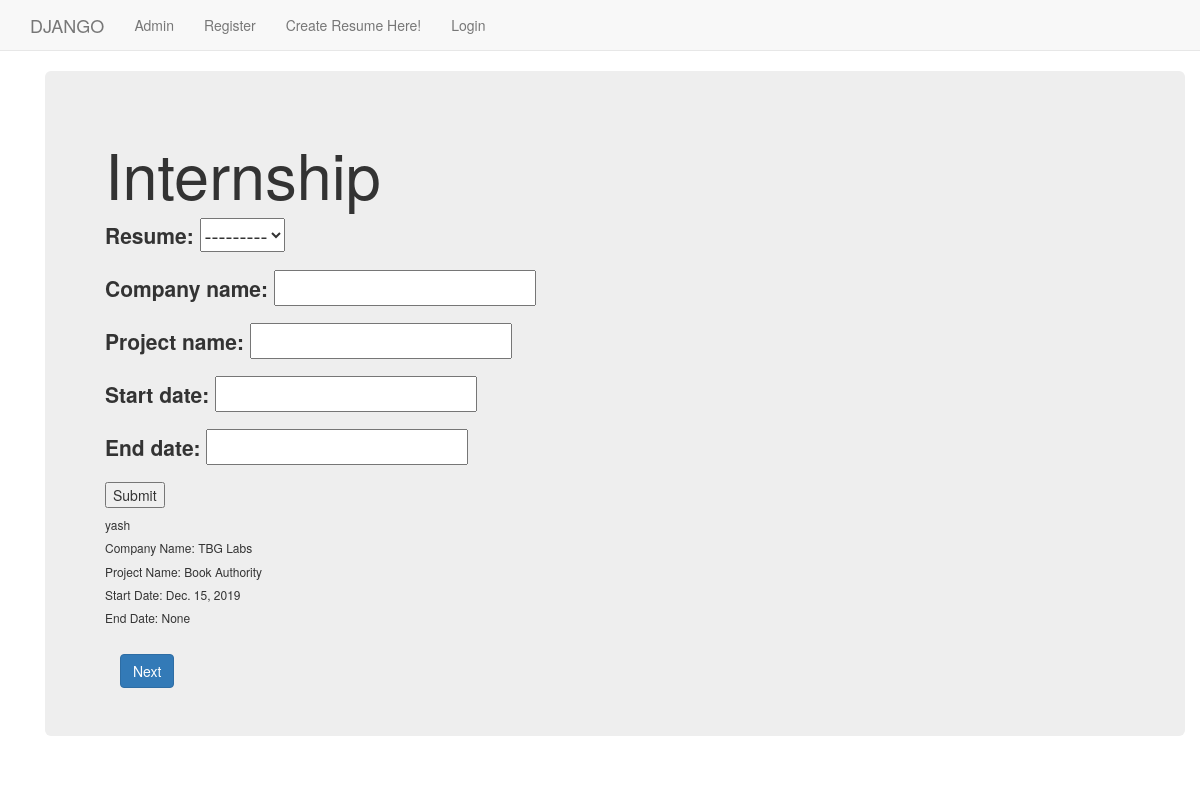
/dappx/internship/, run on the app's committed database.
### dappx/models.py (models this page shows)
class Internship(models.Model):
    resume = models.ForeignKey(Resume, on_delete=models.CASCADE, blank=True)
    company_name = models.CharField(max_length=255, blank=True)
    project_name = models.CharField(max_length=255, blank=True)
    start_date = models.DateField(null=True, blank=True)
    end_date = models.DateField(null=True, blank=True)

class Resume(models.Model):
    name = models.CharField(max_length=255)
    created_at = models.DateTimeField(auto_now_add=True, editable=False)
    updated_at = models.DateTimeField(auto_now=True)
    user = models.ForeignKey(User, on_delete=models.CASCADE, blank=True)
    def __str__(self):
        return self.name

### dappx/views.py (the view, shortened to what this page needs)
class InternshipView(TemplateView):
    template_name = 'dappx/internship.html'
    def get(self, request):
        form = InternshipForm()
        qs = Internship.objects.all()
        args = {'form': form, 'qs': qs}
        return render(request, self.template_name, args)

### dappx/forms.py
class InternshipForm(forms.ModelForm):
    project_name = forms.CharField()
    class Meta:
        model = Internship
        fields = "__all__"

### templates/dappx/internship.html (shortened to what this page needs)
{% extends "dappx/base.html" %}
{% load static %}
{% block body_block %}
<div class="container">
    <div class="jumbotron">
        <h1>Internship</h1>
        <form method="post">
            {{ form.as_p }}
            <input type="submit" value="Submit">
        </form>
        {% for q in qs %}
        <h6>{{ q.resume }}</h6>
        <h6>Company Name: {{ q.company_name }}</h6>
        <h6>Project Name: {{ q.project_name }}</h6>
        <h6>Start Date: {{ q.start_date }}</h6>
        <h6>End Date: {{ q.end_date }}</h6>
        {% endfor %}
        <div class="container"><br>
            <a class="btn btn-primary" href="/dappx/achievement">Next</a>
    </div>
</div>
</div>
{% endblock %}

### data on the page
Internship: resume "yash", company_name "TBG Labs", project_name "Book Authority", start_date "Dec. 15, 2019", end_date "None"
